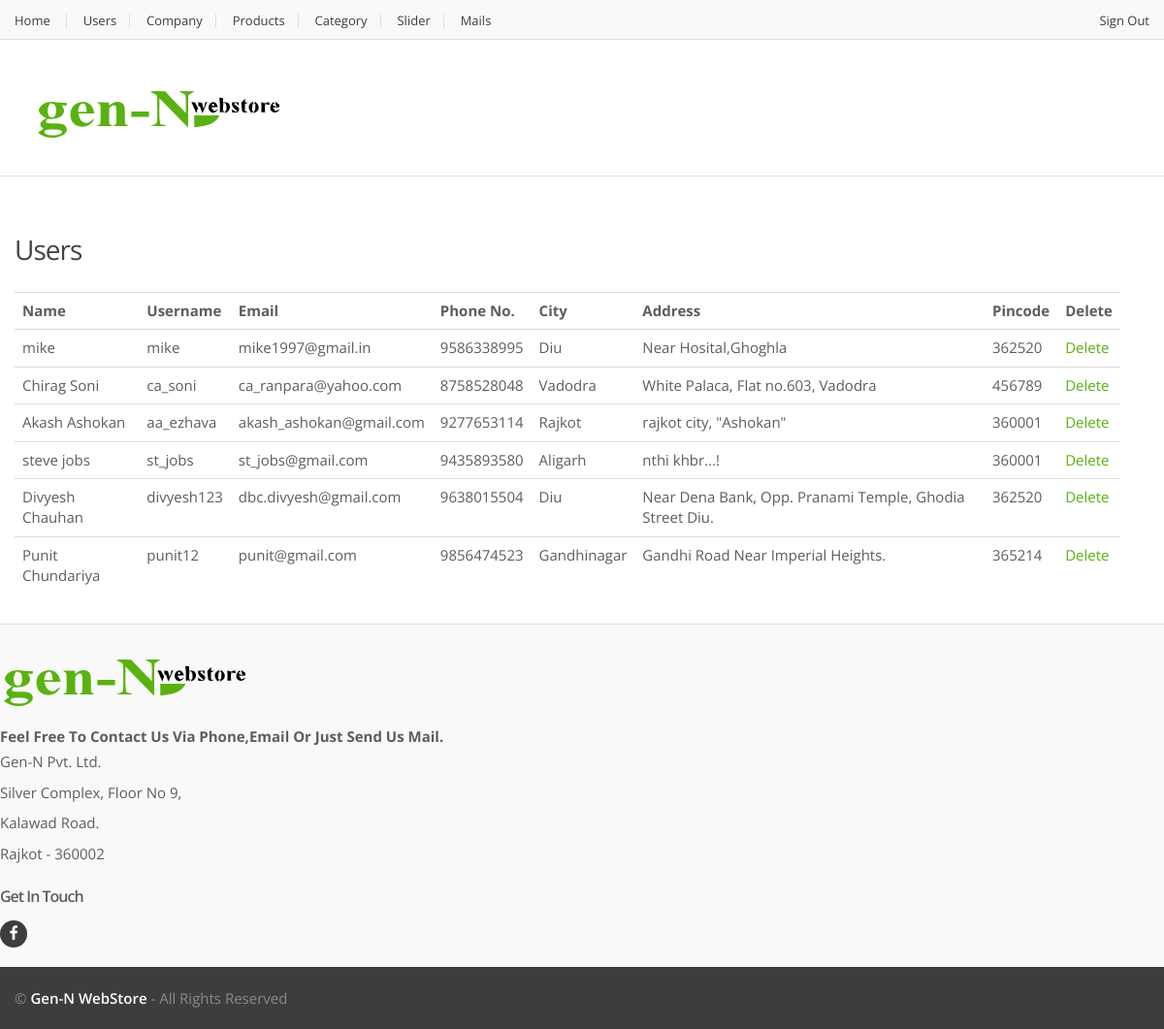
Page /admin/users.php (signed in) on the committed database.
### tables this page shows
CREATE TABLE IF NOT EXISTS `user` (
  `u_id` int(9) NOT NULL,
  `u_name` varchar(45) NOT NULL DEFAULT '',
  `u_username` varchar(45) NOT NULL DEFAULT '',
  `u_password` varchar(30) NOT NULL DEFAULT '',
  `u_email` varchar(50) NOT NULL DEFAULT '',
  `u_mno` bigint(10) NOT NULL DEFAULT '0',
  `u_city` varchar(30) NOT NULL DEFAULT '',
  `u_address` varchar(200) NOT NULL DEFAULT '',
  `u_pcode` int(6) NOT NULL DEFAULT '0'
);

### admin/users.php (the view, shortened to what this page needs)
<!DOCTYPE html>
<html lang="en">
	<head>
	    <link rel="stylesheet" href="../assets/css/bootstrap.min.css">
	    <link rel="stylesheet" href="../assets/css/main.css">
	    <link rel="stylesheet" href="../assets/css/green.css">
	    <link rel="stylesheet" href="../assets/css/owl.carousel.css">
		<link rel="stylesheet" href="../assets/css/owl.transitions.css">
		<link rel="stylesheet" href="../assets/css/animate.min.css">
		<link rel="stylesheet" href="../assets/css/config.css">
		<link href="../assets/css/green.css" rel="alternate stylesheet" title="Green color">
		<link href="../assets/css/blue.css" rel="alternate stylesheet" title="Blue color">
		<link href="../assets/css/red.css" rel="alternate stylesheet" title="Red color">
		<link href="../assets/css/orange.css" rel="alternate stylesheet" title="Orange color">
		<link href="../assets/css/navy.css" rel="alternate stylesheet" title="Navy color">
		<link href="../assets/css/dark-green.css" rel="alternate stylesheet" title="Darkgreen color">
		<link rel="stylesheet" href="../assets/css/font-awesome.min.css">
	</head>
<body>
<?php
		include_once("adminh.php");
?>
<div class="wrapper">
<div id="top-banner-and-menu">
	<div class="container">
	<section class="section sign-in inner-right-xs">
		<h2 class="bordered">Users</h2>
		<div class="tab-pane" id="additional-info">
					<?php
						echo "<table border=0 class=table><tr><th>Name</th><th>Username</th><th>Email</th><th>Phone No.</th><th>City</th><th>Address</th><th>Pincode</th><th>Delete</th></tr>";
						$rs=mysql_query("select * from user");
						while($v=mysql_fetch_array($rs))
						{
							echo "<tr><td>".$v['u_name']."</td><td>".$v['u_username']."</td><td>".$v['u_email']."</td><td>".$v['u_mno']."</td><td>".$v['u_city']."</td><td>".$v['u_address']."</td><td>".$v['u_pcode']."</td><td><a href=users.php?delid=".$v['u_id'].">Delete</a></td></tr>";
						}
							echo"</table>";
					?>
			</div>
			</div>
</div>
</div>
	<?php include_once('../include/footer.php'); ?>
</body>
</html>

### assets/css/green.css (style rules this page uses)
a, a:hover, a:focus, a:active { color: #59b210; }
h2 { color: #59b210; }

### assets/css/blue.css (style rules this page uses)
a, a:hover, a:focus, a:active { color: #3498db; }
h2 { color: #3498db; }

### assets/css/red.css (style rules this page uses)
a, a:hover, a:focus, a:active { color: #e74c3c; }
h2 { color: #e74c3c; }

### assets/css/orange.css (style rules this page uses)
a, a:hover, a:focus, a:active { color: #f27a24; }
h2 { color: #f27a24; }

### assets/css/navy.css (style rules this page uses)
a, a:hover, a:focus, a:active { color: #34495e; }
h2 { color: #34495e; }

### assets/css/dark-green.css (style rules this page uses)
a, a:hover, a:focus, a:active { color: #21b68e; }
h2 { color: #21b68e; }

### rows in the picture
user: u_name "mike", u_username "mike", u_email "mike1997@gmail.in", u_mno "9586338995", u_city "Diu", u_address "Near Hosital,Ghoghla", u_pcode "362520"
user: u_name "Chirag Soni", u_username "ca_soni", u_email "ca_ranpara@yahoo.com", u_mno "8758528048", u_city "Vadodra", u_address "White Palaca, Flat no.603, Vadodra", u_pcode "456789"
user: u_name "Akash Ashokan", u_username "aa_ezhava", u_email "akash_ashokan@gmail.com", u_mno "9277653114", u_city "Rajkot", u_address "rajkot city, \"Ashokan\"", u_pcode "360001"
user: u_name "steve jobs", u_username "st_jobs", u_email "st_jobs@gmail.com", u_mno "9435893580", u_city "Aligarh", u_address "nthi khbr...!", u_pcode "360001"
user: u_name "Divyesh Chauhan", u_username "divyesh123", u_email "dbc.divyesh@gmail.com", u_mno "9638015504", u_city "Diu", u_address "Near Dena Bank, Opp. Pranami Temple, Ghodia Street Diu.", u_pcode "362520"
user: u_name "Punit Chundariya", u_username "punit12", u_email "punit@gmail.com", u_mno "9856474523", u_city "Gandhinagar", u_address "Gandhi Road Near Imperial Heights.", u_pcode "365214"
